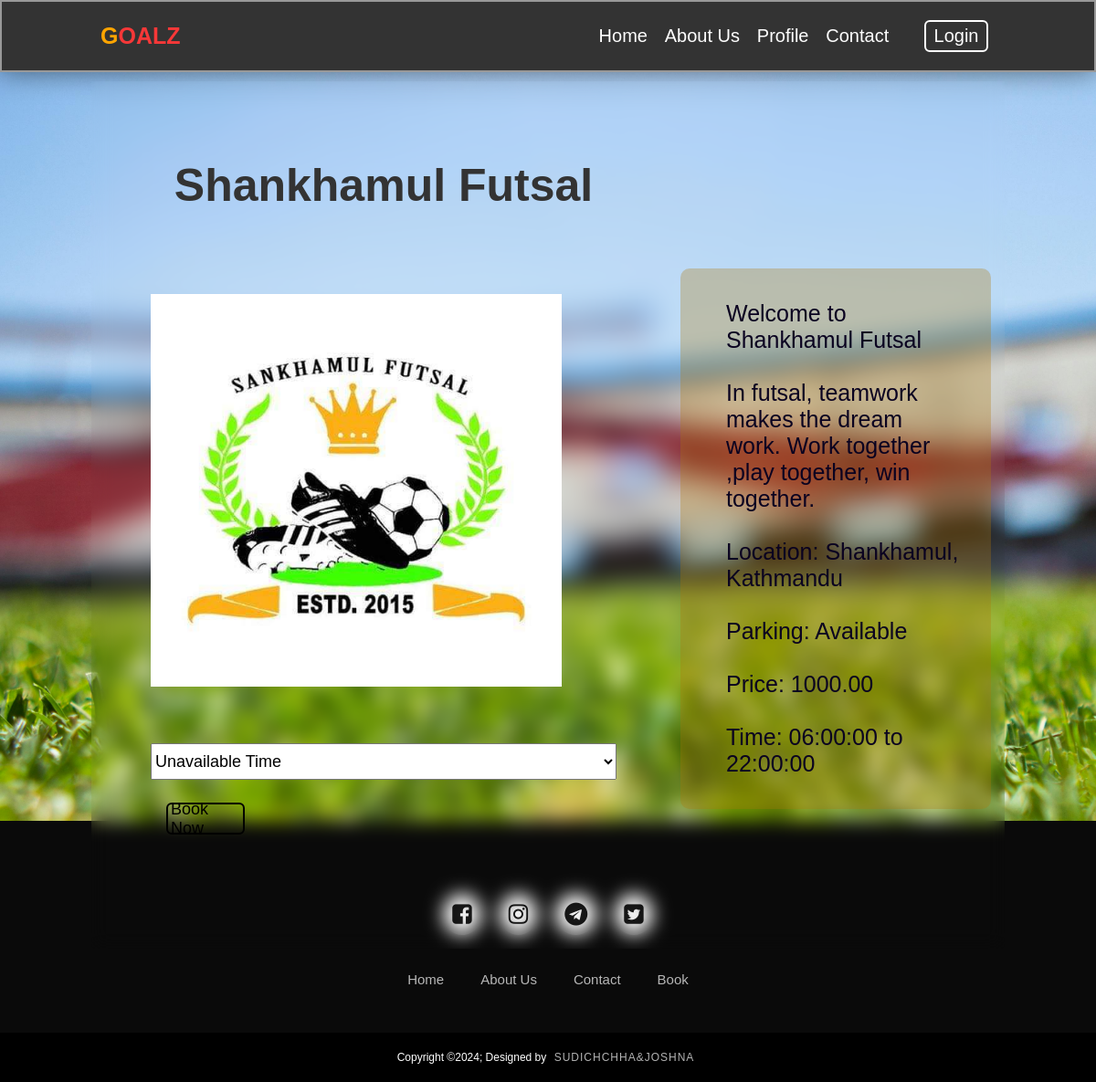
The page /Backend/User/futsal.php?id=1 on the database as committed earlier.
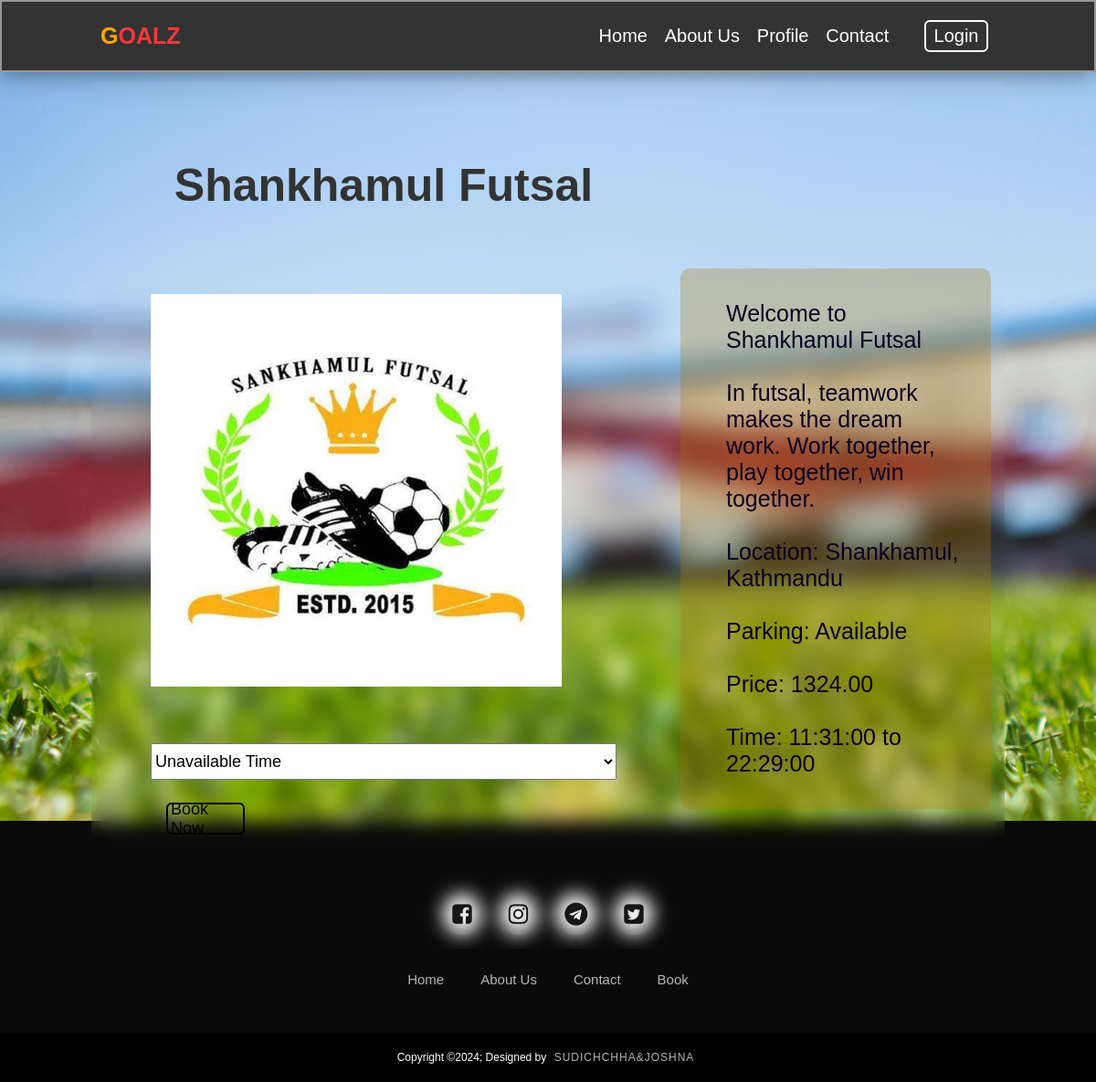
The same page on the database as committed later.
### tables this page shows
CREATE TABLE `futsal_info` (
  `id` INT NOT NULL AUTO_INCREMENT,
  `name` VARCHAR(50) NOT NULL,
  `img_path` VARCHAR(255) NOT NULL,
  `description` VARCHAR(255) DEFAULT NULL,
  `location` VARCHAR(55) NOT NULL,
  `parking_available` TINYINT DEFAULT NULL,
  `price_per_hour` DECIMAL(10,2) DEFAULT NULL,
  `opening_time` TIME DEFAULT NULL,
  `closing_time` TIME DEFAULT NULL,
  PRIMARY KEY (`id`)
);

### Backend/User/assets/includes/function.php (called while the page is built, shortened)
<?php
function is_login(){
  if (isset($_SESSION['user_id'])) :
    return true;
else :
    return false;
endif;
}

### Backend/User/futsal.php (the view, shortened to what this page needs)
<?php
include_once './assets/includes/header.php';
include './assets/includes/connect.php';
if (isset($_GET['id'])) {
    $futsalid = $_GET['id'];
    $futsal_sql = "SELECT * FROM futsal_info WHERE id = $futsalid";
    $futsal_result = mysqli_query($con, $futsal_sql);
    if (mysqli_num_rows($futsal_result) > 0) {
        $futsal_row = mysqli_fetch_assoc($futsal_result);
?>
        <div class="page">
            <div class="containerft">
                <div class="grid-container">
                    <div class="column">
                        <h1><?php echo $futsal_row['name']; ?></h1>
                        <img src="<?php echo $futsal_row['img_path']; ?>" width="300px" class="mainimg">
                        <div class="gallery">
                        </div>
                        <div class="booked">
                            <select class="time">
                                <option value="time_slot1">Unavailable Time</option>
                            </select>
                        </div>
                        <div class="btn"><a href="booking.php?id=<?php echo $futsal_row['id']; ?>">Book Now</a></div>
                    </div>
                    <div class="dcolumnf">
                        <div class="contentd">
                            <p>Welcome to <?php echo $futsal_row['name']; ?> <br> <br> <?php echo $futsal_row['description']; ?><br>
                                <br> Location: <?php echo $futsal_row['location']; ?> <br>
                                <?php echo $futsal_row['parking_available'] ? "<br>Parking: Available" : "<br>Parking: Not Available"; ?>
                                <br>
                                <br>Price: <?php echo $futsal_row['price_per_hour']; ?><br>
                                <br>Time: <?php echo $futsal_row['opening_time'] ?> to <?php echo $futsal_row['closing_time']; ?>
                            </p>
                        </div>
                    </div>
                </div>
            </div>
        </div>
<?php
    } else {
        echo "Futsal not found.";
    }
}
include_once './assets/includes/footer.php';
?>
</body>
</html>

### Backend/User/assets/includes/header.php (shortened to what this page needs)
<?php
require_once './assets/includes/function.php';
?>
<!DOCTYPE html>
<html lang="en">
<head>
    <link rel="stylesheet" href="./assets/css/index.css">
    <link rel="stylesheet" href="./assets/css/booking.css">
    <link rel="stylesheet" href="./assets/css/futsal.css">
    <link rel="stylesheet" href="./assets/css/homepage.css">
    <link rel="stylesheet" href="./assets/css/profile.css">
    <link rel="stylesheet" href="./assets/css/userorder.css">
    <link rel="stylesheet" href="https://cdnjs.cloudflare.com/ajax/libs/font-awesome/4.7.0/css/font-awesome.min.css">
</head>
<body>
  <header >
    <a href="#" class="logo"><span>G</span>oalz</a>
    <nav class="navbar">
        <a href="./homepage.php">Home</a>
        <a href="#">About Us</a>
        <a href="./profile.php">Profile</a>
        <a href="#">Contact</a>
        <?php
        if (is_login()):?>
        <a href="./bookeduser.php">Book</a>
        <a href="./logout.php"><button class="btnLogin-popup">Logout</button></a>
        <?php
        else: ?>
        <a href="./login.php"><button class="btnLogin-popup">Login</button></a>
        <?php endif;?>
    </nav>
    </header>

### Backend/User/assets/includes/footer.php
<footer>
    <div class="footer-Container">
      <div class="socialicons">
        <a href=""><i class="fa fa-facebook-square"></i></a>
        <a href=""><i class="fa fa-instagram"></i></a>
        <a href=""><i class="fa fa-telegram"></i></a>
        <a href=""><i class="fa fa-twitter-square"></i></a>
      </div>
      <div class="footernav">
        <ul>
          <li><a href="">Home</a></li>
          <li><a href="">About Us</a></li>
          <li><a href="">Contact</a></li>
          <li><a href="">Book</a></li>
        </ul>
      </div>
    </div>
    <div class="footerbottom">
      <p>Copyright &copy;2024; Designed by <span class="designer">Sudichchha&Joshna</span></p>
    </div>
  </footer>

### Backend/User/assets/css/index.css (style rules this page uses)
body { box-sizing: border-box; background-image: url('../images/background.jpg'); background-repeat: no-repeat; background-size: cover; background-attachment: fixed; }
:root { --orange: #ffa500; }
* { margin: 0; padding: 0; box-sizing: border-box; text-decoration: none; list-style: none; }
html { font-size: 62.5%; overflow-x: hidden; scroll-padding-top: 6rem; scroll-behavior: smooth; }
header { top: 0; left: 0; right: 0; background: #333; z-index: 1000; display: flex; align-items: center; justify-content: space-between; padding: 2rem 9%; border: 2px solid rgba(255, 255, 255, 0.5); backdrop-filter: blur(20px); box-shadow: 0 0 30px rgba(0, 0, 0, 0.5); }
header .logo { font-size: 2.5rem; font-weight: bolder; color: #f73838; text-transform: uppercase; }
header .logo span { color: var(--orange); }
header .navbar a { color: #fff; font-size: 2rem; margin: .8rem; }
.btnLogin-popup { width: 70px; height: 35px; background: transparent; border: 2px solid; outline: #ffffff; border-radius: 6px; cursor: pointer; font-size: 1em; font-weight: 500; margin-left: 20px; transition: 0.1s; color: #ffffff; }
* { box-sizing: border-box; }
footer { background-color: rgb(10, 10, 10); }
.footer-Container { width: 100%; padding: 70px 30px 20px; }
.socialicons { display: flex; justify-content: center; }
.socialicons a { text-decoration: none; padding: 10px; background-color: #fff; margin: 10px; border-radius: 50%; }
.socialicons a i { font-size: 2.5em; color: #000; opacity: 0.9; }
.footernav { margin: 30px 0; }
.footernav ul { display: flex; justify-content: center; }
.footernav ul li a { color: #fff; margin: 20px; text-decoration: none; font-size: 1.5em; opacity: 0.7; transition: 0.5s; }
.footerbottom { background-color: #000; padding: 20px; text-align: center; font-size: 1.2em; }
.footerbottom p { color: white; }
.designer { opacity: 0.7; text-transform: uppercase; letter-spacing: 1px; font-weight: 400; margin: 0px 5px; }

### Backend/User/assets/css/booking.css (style rules this page uses)
.page { padding: 50px 150px; }
.grid-container { display: grid; grid-template-columns: 1fr 1fr; grid-gap: 20px; }
.mainimg { width: 450px; height: 450px; object-fit: cover; }
.column { padding: 0px 50px 100px 50px; }
.column h1 { font-size: 5em; padding: 40px 0px 35px 0; }

### Backend/User/assets/css/futsal.css (style rules this page uses)
.containerft { display: grid; place-items: center; height: 100vh; }
.grid-container { display: grid; grid-template-columns: 1fr 1fr; grid-gap: 20px; backdrop-filter: blur(10px); background-color: transparent; padding: 25px 15px; }
.grid-container h1 { font-size: 5em; }
.dcolumnf { margin-top: 90px; }
.dcolumnf p { color: rgb(10, 2, 32); font-size: 2.5em; display: flex; align-self: center; padding: 35px ; margin-top: 90px; }
.mainimg { width: 450px; height: 500px; padding: 35px 0; object-fit: cover; }
.gallery { display: flex; flex-wrap: wrap; }
.btn { width: 86px; height: 35px; background: transparent; border: 2px solid; outline: #000; border-radius: 6px; cursor: pointer; font-size: 1em; font-weight: 500; margin-left: 17px; align-items: center; display: flex; padding-left: 3px; }
.btn a { text-decoration: none; font-size: 1.8em; padding: 50px 0 50px 0; color: #000; }
.page { padding: 10px 100px; }
.contentd { align-items: center; background-color: rgba(175, 119, 7, 0.3); padding: 0 0 0 15px; border-radius: 10px; }
.booked { padding-bottom: 25px; }
.time { width: 510px; height: 40px; font-size: 1.8em; }

### Backend/User/assets/css/homepage.css (style rules this page uses)
img { max-width: 100%; height: auto; text-align: center; margin: 0; }
@media (max-width:1200px) { html { font-size: 55%; } }

Rows that differ between the two databases and show on the page:
changed futsal_info "Shankhamul Futsal": description "In futsal, teamwork makes the dream work. Work together ,play together, win together." → "In futsal, teamwork makes the dream work. Work together, play together, win together."; price_per_hour "1000.00" → "1324.00"; opening_time "06:00:00" → "11:31:00"; closing_time "22:00:00" → "22:29:00"
